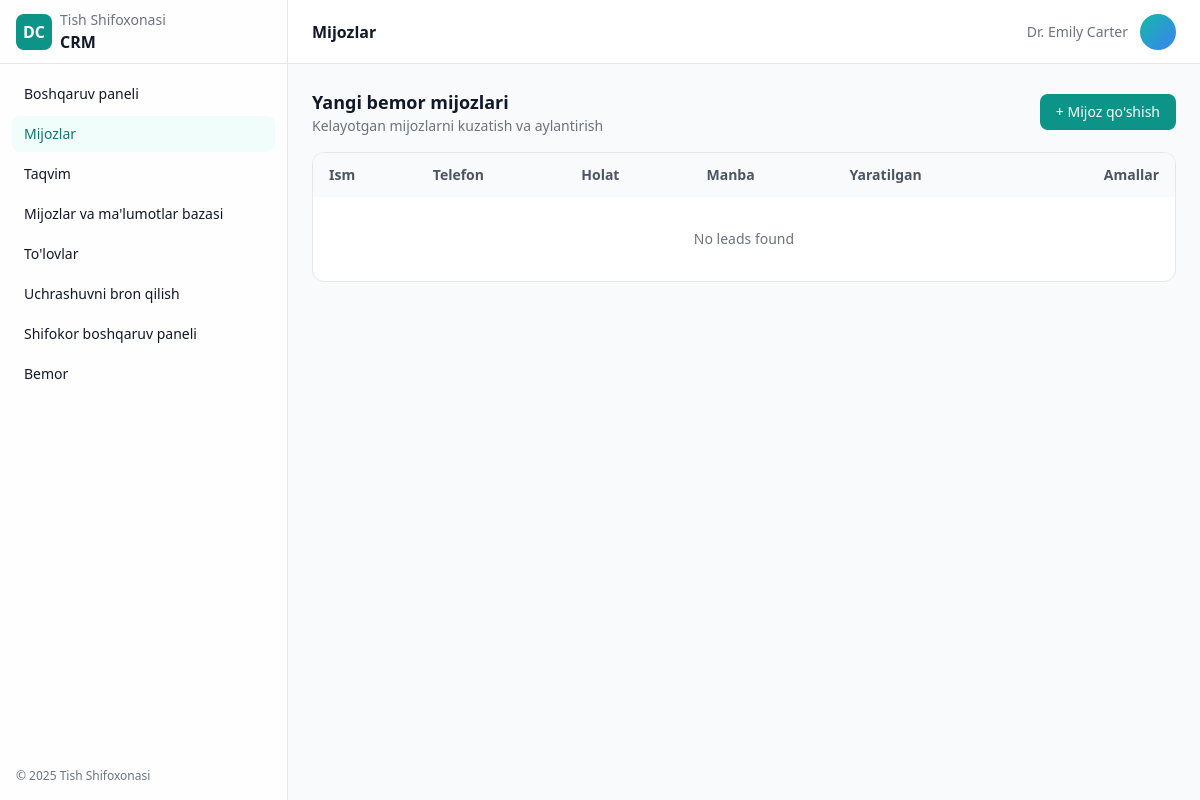
The app's page /leads/page/, older data.
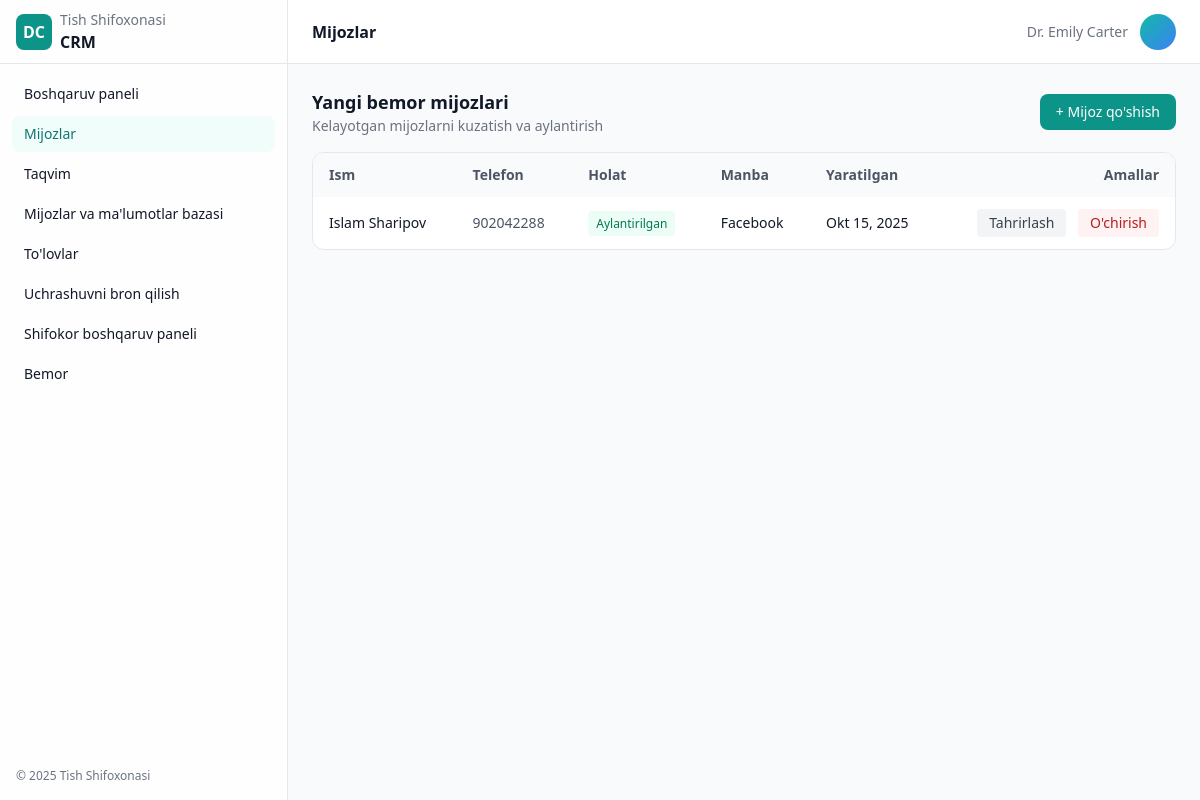
The same page, newer data.
### leads/models.py (models this page shows, shortened)
class Lead(models.Model):
    STATUS_CHOICES = [
        ('new', 'New'),
        ('contacted', 'Contacted'),
        ('converted', 'Converted'),
        ('lost', 'Lost'),
    ]
    full_name = models.CharField(max_length=255)
    phone = models.CharField(max_length=32)
    source = models.CharField(max_length=100, blank=True)
    assigned_doctor = models.ForeignKey(Doctor, on_delete=models.SET_NULL, null=True, blank=True, related_name='leads')
    status = models.CharField(max_length=20, choices=STATUS_CHOICES, default='new')
    created_at = models.DateTimeField(auto_now_add=True)
    notes = models.TextField(blank=True)

### leads/views.py (the view)
# urls.py: path('', views.lead_list, name='leads_page'),
def lead_list(request):
    leads = Lead.objects.all().order_by('-created_at')
    doctors = Doctor.objects.filter(is_active=True).order_by('name')
    return render(request, 'leads.html', {'leads': leads, 'doctors': doctors})

### dentalcrm/templatetags/translation_tags.py (called while the page is built)
@register.simple_tag(takes_context=True)
def trans(context, text):
    current_language = context['request'].session.get('django_language', 'uz')
    return get_translation(text, current_language)

### dentalcrm/translations.py (called while the page is built)
def get_translation(text, language='uz'):
    if language in TRANSLATIONS and text in TRANSLATIONS[language]:
        return TRANSLATIONS[language][text]
    return text

### templates/leads.html (shortened to what this page needs)
{% extends 'base.html' %}
{% load translation_tags %}
{% block content %}
<div class="min-h-screen flex">
  <aside class="hidden md:flex md:w-64 lg:w-72 flex-col border-r border-gray-200 dark:border-gray-800 bg-white/80 dark:bg-gray-950/60 backdrop-blur">
    <div class="h-16 flex items-center gap-2 px-4 border-b border-gray-200 dark:border-gray-800">
      <div class="w-9 h-9 rounded-lg bg-teal-600 flex items-center justify-center text-white font-bold">DC</div>
      <div>
        <div class="text-sm text-gray-500 dark:text-gray-400">{% trans "Dental Clinic" %}</div>
        <div class="font-semibold">{% trans "CRM" %}</div>
      </div>
    </div>
    <nav class="p-3 space-y-1 text-sm">
      <a href="/dashboard/" class="flex items-center gap-3 px-3 py-2 rounded-lg hover:bg-gray-100 dark:hover:bg-gray-800">{% trans "Dashboard" %}</a>
      <a href="/leads/page/" class="flex items-center gap-3 px-3 py-2 rounded-lg bg-teal-50 text-teal-700 dark:bg-teal-900/30 dark:text-teal-200 font-medium">{% trans "Leads" %}</a>
      <a href="/calendar/" class="flex items-center gap-3 px-3 py-2 rounded-lg hover:bg-gray-100 dark:hover:bg-gray-800">{% trans "Calendar" %}</a>
      <a href="/clients/" class="flex items-center gap-3 px-3 py-2 rounded-lg hover:bg-gray-100 dark:hover:bg-gray-800">{% trans "Clients & Database" %}</a>
      <a href="/payments/page/" class="flex items-center gap-3 px-3 py-2 rounded-lg hover:bg-gray-100 dark:hover:bg-gray-800">{% trans "Payments" %}</a>
      <a href="/book/" class="flex items-center gap-3 px-3 py-2 rounded-lg hover:bg-gray-100 dark:hover:bg-gray-800">{% trans "Book Appointment" %}</a>
      <a href="/doctor/" class="flex items-center gap-3 px-3 py-2 rounded-lg hover:bg-gray-100 dark:hover:bg-gray-800">{% trans "Doctor Dashboard" %}</a>
      <a href="/patient/page/" class="flex items-center gap-3 px-3 py-2 rounded-lg hover:bg-gray-100 dark:hover:bg-gray-800">{% trans "Patient" %}</a>
    </nav>
    <div class="mt-auto p-4 text-xs text-gray-500 dark:text-gray-400">© 2025 {% trans "Dental Clinic" %}</div>
  </aside>
  <div class="flex-1 flex flex-col min-w-0">
    <header class="h-16 flex items-center justify-between px-4 md:px-6 bg-white dark:bg-gray-950 border-b border-gray-200 dark:border-gray-800">
      <div class="hidden md:block font-semibold">{% trans "Leads" %}</div>
      <div class="flex items-center gap-3">
        <span class="text-sm text-gray-500 dark:text-gray-400 hidden sm:block">Dr. Emily Carter</span>
        <div class="w-9 h-9 rounded-full bg-gradient-to-br from-teal-500 to-blue-500"></div>
      </div>
    </header>
    <main class="p-4 md:p-6 space-y-4">
      <div class="flex flex-col sm:flex-row sm:items-center sm:justify-between gap-3">
        <div>
          <h1 class="text-lg font-semibold">{% trans "New Patient Leads" %}</h1>
          <p class="text-sm text-gray-500">{% trans "Track and convert incoming leads" %}</p>
        </div>
        <button onclick="showModal('addLead')" class="inline-flex items-center justify-center px-4 py-2 rounded-lg bg-teal-600 text-white text-sm font-medium hover:bg-teal-700">+ {% trans "Add Lead" %}</button>
      </div>
      <div class="bg-white dark:bg-gray-950 border border-gray-200 dark:border-gray-800 rounded-xl overflow-hidden">
        <div class="overflow-x-auto">
          <table class="min-w-full text-sm">
            <thead class="bg-gray-50 dark:bg-gray-900/60 text-gray-600 dark:text-gray-300">
              <tr>
                <th class="text-left px-4 py-3">{% trans "Name" %}</th>
                <th class="text-left px-4 py-3">{% trans "Phone" %}</th>
                <th class="text-left px-4 py-3">{% trans "Status" %}</th>
                <th class="text-left px-4 py-3">{% trans "Source" %}</th>
                <th class="text-left px-4 py-3">{% trans "Created" %}</th>
                <th class="text-right px-4 py-3">{% trans "Actions" %}</th>
              </tr>
            </thead>
            <tbody class="divide-y divide-gray-200 dark:divide-gray-800">
              {% for lead in leads %}
              <tr>
                <td class="px-4 py-3 font-medium">{{ lead.full_name }}</td>
                <td class="px-4 py-3 text-gray-600 dark:text-gray-300">{{ lead.phone }}</td>
                <td class="px-4 py-3">
                  {% if lead.status == 'new' %}
                    <span class="text-xs px-2 py-1 rounded bg-orange-50 text-orange-700 dark:bg-orange-900/30 dark:text-orange-200">{% trans "New" %}</span>
                  {% elif lead.status == 'contacted' %}
                    <span class="text-xs px-2 py-1 rounded bg-blue-50 text-blue-700 dark:bg-blue-900/30 dark:text-blue-200">{% trans "Contacted" %}</span>
                  {% elif lead.status == 'converted' %}
                    <span class="text-xs px-2 py-1 rounded bg-emerald-50 text-emerald-700 dark:bg-emerald-900/30 dark:text-emerald-200">{% trans "Converted" %}</span>
                  {% elif lead.status == 'lost' %}
                    <span class="text-xs px-2 py-1 rounded bg-red-50 text-red-700 dark:bg-red-900/30 dark:text-red-200">{% trans "Lost" %}</span>
                  {% endif %}
                </td>
                <td class="px-4 py-3">{{ lead.source|default:"—" }}</td>
                <td class="px-4 py-3">{{ lead.created_at|date:"M d, Y" }}</td>
                <td class="px-4 py-3 text-right space-x-2">
                  <button onclick="editLead({{ lead.id }}, '{{ lead.full_name|escapejs }}', '{{ lead.phone|escapejs }}', '{{ lead.source|escapejs }}', '{{ lead.status }}', '{{ lead.notes|escapejs }}')" class="px-3 py-1 rounded bg-gray-100 dark:bg-gray-800 hover:bg-gray-200 text-gray-700 dark:text-gray-200">{% trans "Edit" %}</button>
                  <button onclick="deleteLead({{ lead.id }}, '{{ lead.full_name|escapejs }}')" class="px-3 py-1 rounded bg-red-50 text-red-700 hover:bg-red-100 dark:bg-red-900/30 dark:text-red-200">{% trans "Delete" %}</button>
                </td>
              </tr>
              {% empty %}
              <tr>
                <td colspan="6" class="px-4 py-8 text-center text-gray-500 dark:text-gray-400">{% trans "No leads found" %}</td>
              </tr>
              {% endfor %}
            </tbody>
          </table>
        </div>
      </div>
    </main>
  </div>
</div>
{% endblock %}

### templates/base.html (shortened to what this page needs)
<!DOCTYPE html>
<html lang="en">
  <head>
    {% load translation_tags %}
    <script src="https://cdn.tailwindcss.com"></script>
  </head>
  <body class="bg-gray-50 text-gray-900 dark:bg-gray-900 dark:text-gray-100">
    {% block content %}{% endblock %}
  </body>
</html>

### templates/base.html (style rules this page uses)
html { font-family: Inter, system-ui, -apple-system, Segoe UI, Roboto, Ubuntu, Cantarell, Noto Sans, Helvetica, Arial, "Apple Color Emoji", "Segoe UI Emoji"; }

Row changes from the older to the newer data that the page shows:
added Lead: full_name "Islam Sharipov", phone "902042288", source "Facebook", created_at "Okt 15, 2025"
Text that changed along with them:
text no longer shown: "No leads found"
